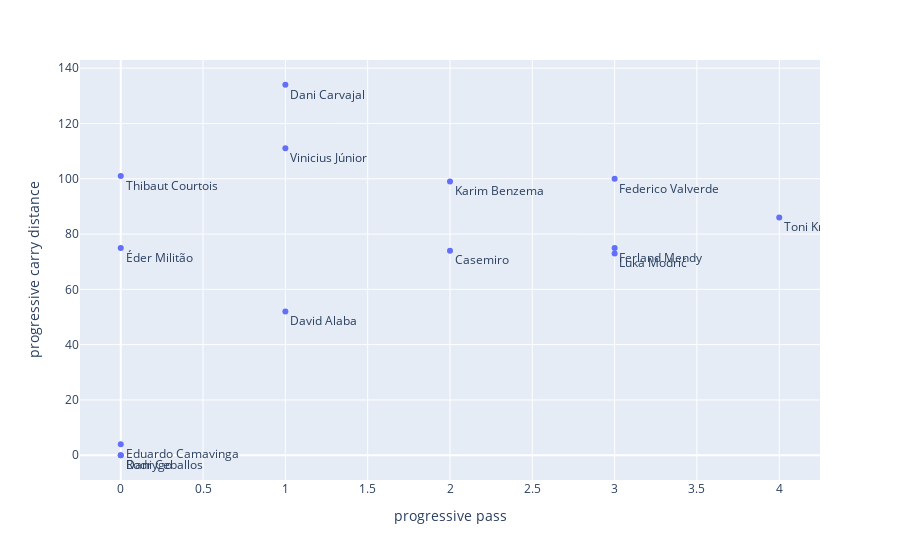

Notebook source saved alongside this figure:
### Code cell
fig = px.scatter(away_prg_df, x="progressive pass", y="progressive carry distance", text="name")
fig.update_traces(textposition="bottom right")
fig.show()

### Figure 1 — Plotly figure (JSON) as saved in the notebook; plotly's stock layout.template omitted (floating-point values rounded to 4 significant figures)
{"data": [{"hovertemplate": "progressive pass=%{x}<br>progressive carry distance=%{y}<br>name=%{text}<extra></extra>", "legendgroup": "", "marker": {"color": "#636efa", "symbol": "circle"}, "mode": "markers+text", "name": "", "orientation": "v", "showlegend": false, "text": ["Karim Benzema", "Vinicius Júnior", "Rodrygo", "Federico Valverde", "Eduardo Camavinga", "Toni Kroos", "Casemiro", "Luka Modrić", "Dani Ceballos", "Ferland Mendy", "David Alaba", "Éder Militão", "Dani Carvajal", "Thibaut Courtois"], "textposition": "bottom right", "type": "scatter", "x": [2, 1, 0, 3, 0, 4, 2, 3, 0, 3, 1, 0, 1, 0], "xaxis": "x", "y": [99, 111, 0, 100, 4, 86, 74, 73, 0, 75, 52, 75, 134, 101], "yaxis": "y"}], "layout": {"legend": {"tracegroupgap": 0}, "margin": {"t": 60}, "xaxis": {"anchor": "y", "domain": [0, 1], "title": {"text": "progressive pass"}}, "yaxis": {"anchor": "x", "domain": [0, 1], "title": {"text": "progressive carry distance"}}}}
